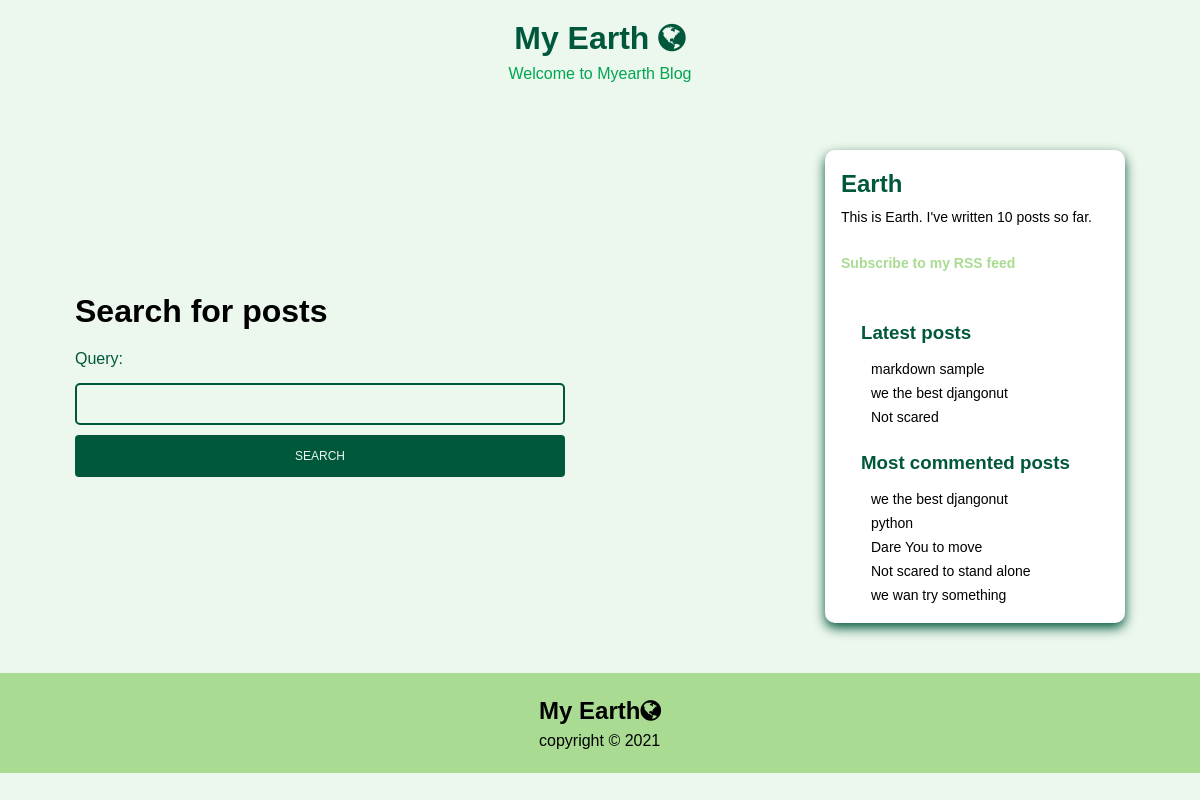
Page /earth/search/ on the committed database.
### earth/models.py (models this page shows, shortened)
class Post(models.Model):
    STATUS_CHOICES = (
        ('draft', 'Draft'),
        ('published', 'Published'),
    )
    title = models.CharField(max_length=250)
    slug = models.SlugField(max_length=250,
                            unique_for_date='publish')
    author = models.ForeignKey(User,
                               on_delete=models.CASCADE,
                               related_name='earth_posts')
    body = models.TextField()
    publish = models.DateTimeField(default=timezone.now)
    created = models.DateTimeField(auto_now_add=True)
    updated = models.DateTimeField(auto_now=True)
    status = models.CharField(max_length=10,
                              choices=STATUS_CHOICES,
                              default='draft')
    objects = models.Manager()  # The default manager.
    published = PublishedManager()  # Our custom manager.
    tags = TaggableManager()
    class Meta:
        ordering = ('-publish',)
    def get_absolute_url(self):
        return reverse('earth:post_detail',
                       args=[self.publish.year,
                             self.publish.month,
                             self.publish.day, self.slug])

### earth/views.py (the view, shortened to what this page needs)
# urls.py: path('search/', views.post_search, name='post_search'),
def post_search(request):
    form = SearchForm()
    query = None
    results = []
    return render(request,
                  'earth/post/search.html',
                  {'form': form,
                   'query': query,
                   'results': results})

### earth/forms.py
class SearchForm(forms.Form):
    query = forms.CharField()

### earth/models.py (called while the page is built)
    def get_queryset(self):
        return super().get_queryset().filter(status='published')

### earth/templatetags/earth_tags.py (called while the page is built)
@register.simple_tag
def total_posts():
    return Post.published.count()

@register.inclusion_tag('earth/post/latest_posts.html')
def show_latest_posts(count=5):
    latest_posts = Post.published.order_by('-publish')[:count]
    return {'latest_posts': latest_posts}

@register.simple_tag
def get_most_commented_posts(count=5):
    return Post.published.annotate(
        total_comments=Count('comments')
    ).order_by('-total_comments')[:count]

### earth/templates/earth/post/search.html (shortened to what this page needs)
{% extends "earth/base.html" %}
{% load earth_tags %}
{% block content %}
  {% if query %}
    <h1>Posts containing "{{ query }}"</h1>
    <h3>
      {% with results.count as total_results %}
          Found {{ total_results }} result{{ total_results|pluralize }}
      {% endwith %}
    </h3>
    {% for post in results %}
        <h4><a href="{{ post.get_absolute_url }}">{{ post.title }}</a></h4>
        {{ post.body|markdown|truncatewords_html:5 }}
    {% empty %}
      <p>There are no results for your query.</p>
    {% endfor %}
    <p><a href="{% url "earth:post_search" %}">Search again</a></p>
  {% else %}
    <h1>Search for posts</h1>
    <form method="get">
      {{ form.as_p }}
      <input type="submit" value="Search">
    </form>
  {% endif %}
{% endblock %}

### earth/templates/earth/base.html (shortened to what this page needs)
{% load earth_tags %}
{% load static %}
<!DOCTYPE html>
<html>
<head>
  <link href="{% static "css/earth.css" %}" rel="stylesheet">
  <link rel="stylesheet" href="//maxcdn.bootstrapcdn.com/font-awesome/4.7.0/css/font-awesome.min.css">
</head>
<body>
  <header>
    <h1>My Earth <span><i class="fa fa-globe" aria-hidden="true"></i></span></h1>
    <p>Welcome to Myearth Blog</p>
  </header>
  <main class="All-content">
    <div class="content">
      {% block content %}
      {% endblock %}
    </div>
    <div class="side-content">
      <div class="flex-content">
        <h2 class="earth">Earth</h2>
        <p>This is Earth. I've written {% total_posts %} posts so far.</p>
        <p><a class="feed" href="{% url "earth:post_feed" %}">Subscribe to my RSS feed</a></p>
        <h3>Latest posts</h3>
        {% show_latest_posts 3 %}
        <h3>Most commented posts</h3>
        {% get_most_commented_posts as most_commented_posts %}
        <ul>
          {% for post in most_commented_posts %}
            <li>
              <a href="{{ post.get_absolute_url }}">{{ post.title }}</a>
            </li>
          {% endfor %}
        </ul>
      </div>
    </div>
  </main>
  <footer class="footer">
  <div class="container">
    <h2>My Earth<span><i class="fa fa-globe" aria-hidden="true"></i></span></h2>
    <p>copyright &copy; 2021</p>
  </div>
</footer>
</body>
</html>

### earth/templates/earth/post/latest_posts.html
<ul>
  {% for post in latest_posts %}
    <li>
      <a href="{{ post.get_absolute_url }}">{{ post.title }}</a>
    </li>
  {% endfor %}
</ul>

### earth/static/css/earth.css (style rules this page uses)
:root { --primary-color:#00a551; --secondary-color:#a9dc92; --dark-color:#00583c; --white-type:#ecf7ed; --gray-type:#d3ebd6; }
* { margin: 0; padding: 0; box-sizing: border-box; }
body { font-family: 'Monteserrat', sans-serif ; background-color: var(--white-type); line-height: 1.5; }
header { display: flex; flex-direction: column; justify-content: center; align-items: center; }
header { height: 100px; }
header h1 { color: var(--dark-color); }
header p { color:var(--primary-color) ; }
.All-content { display: grid; grid-template-columns: 700px 300px; gap: 50px; justify-content: center; align-items: center; height: 100%; }
ul { list-style-type: none; }
ul li a { text-decoration: none; }
.side-content { width: 300px; height: auto; position:relative; box-shadow:0 5px 12px var(--dark-color) ; border-radius: 10px; margin: 50px auto; background: white; }
.flex-content { display: flex; flex-direction: column; justify-content: center; align-items: flex-start; margin: 16px; overflow: hidden; }
.flex-content h2 { margin-bottom: 5px; font-family: "Montserrat" 'Lato' ; color: var(--dark-color); }
.flex-content h3 { font-family: "Montserrat" 'Lato' ; margin: 20px; align-items: center; justify-content: center; padding-bottom: 5px; margin-bottom: 5px; color: var(--dark-color); }
.flex-content p { font-family: "Montserrat" 'Lato' ; font-size: 14px; padding-bottom: 5px; margin-bottom: 20px; }
.flex-content ul a { font-size: 14px; padding: 20px; margin: 0 10px; }
.flex-content ul a:link { color: black; }
.flex-content .feed { text-decoration: none; margin-top: 2px; color: var(--secondary-color); font-weight: 700; }
footer { display: flex; flex-direction: column; justify-content: center; align-items: center; background-color: var(--secondary-color); height: 100px; padding: 50px; }
label { padding: 12px 12px 12px 0; display:block; color:var(--dark-color); }
input, textarea { border: 2px solid var(--dark-color); padding:12px 20px; font-size:12px; margin:0 0 10px; border-radius: 5px; width: 70%; resize: vertical; }
input, textarea:focus { background-color: var(--white-type); }
input[type=submit] { background:var(--dark-color); color:var(--white-type); padding:12px 20px; border-radius: 4px; text-transform:uppercase; cursor: pointer; }

### rows in the picture
Post: title "markdown sample"
Post: title "we the best djangonut"
Post: title "Not scared"
Post: title "python"
Post: title "Dare You to move"
Post: title "Not scared to stand alone"
Post: title "we wan try something"
